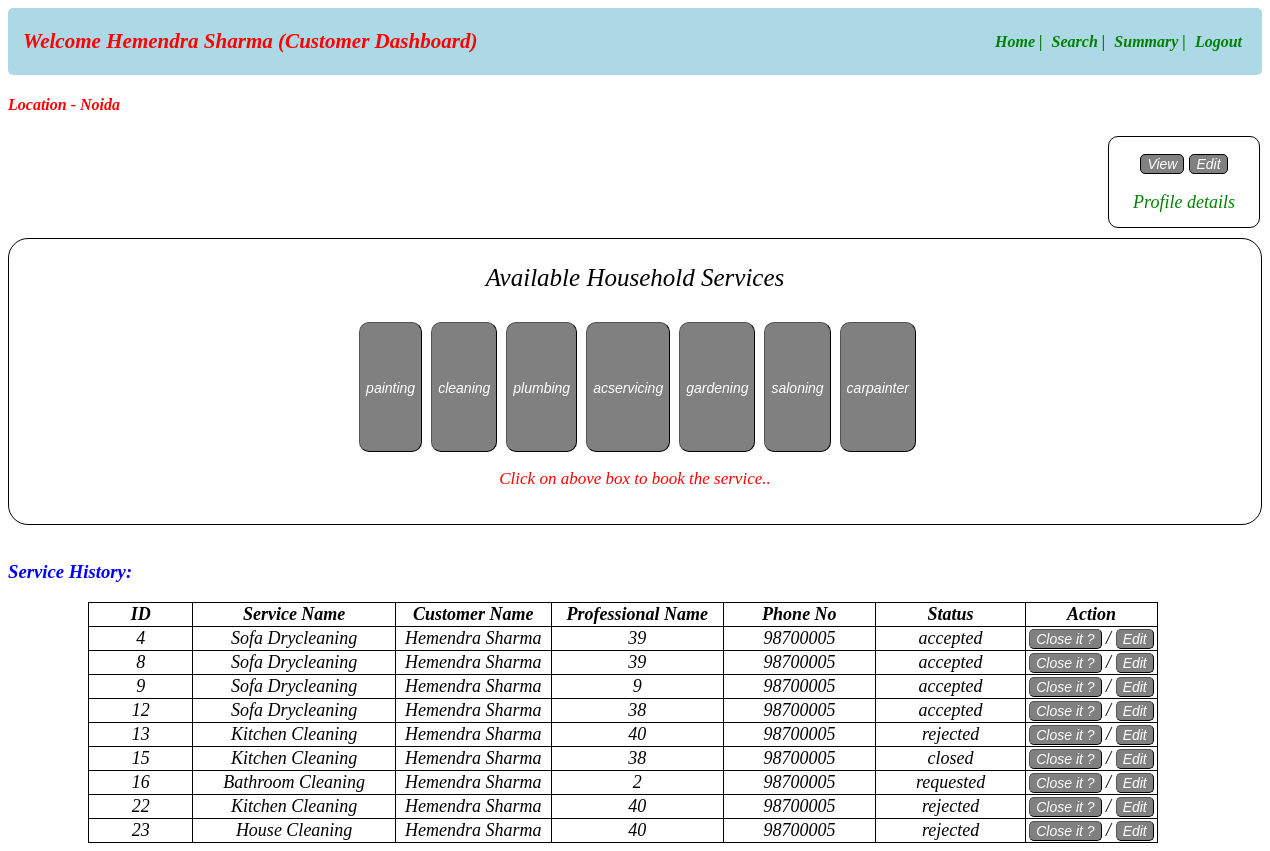
/customerdashboard/2, run on the app's committed database.
### app.py (models this page shows)
class User_Info(db.Model):
    __tablename__="user_info"
    id=db.Column(db.Integer,primary_key=True)
    email=db.Column(db.String,nullable=False)
    full_name=db.Column(db.String,nullable=False)
    user_name=db.Column(db.String,unique=True,nullable=False)
    service_name=db.Column(db.String,nullable=False)
    experience=db.Column(db.Integer,nullable=False)
    pwd=db.Column(db.String,nullable=False)
    add=db.Column(db.String,nullable=True)
    pincode=db.Column(db.String,nullable=False)
    role=db.Column(db.Integer,nullable=False,default=1)
    status=db.Column(db.String,unique=True)
    location=db.Column(db.String,nullable=False)
    reviews=db.Column(db.String,nullable=False)
    phone_number=db.Column(db.Integer,nullable=False)

class Customer_Service_Request(db.Model):
    __tablename__="customer_service_request"
    id=db.Column(db.Integer,primary_key=True)
    service_id=db.Column(db.Integer,db.ForeignKey(Service_Info.id),nullable=False)
    customer_id=db.Column(db.Integer,db.ForeignKey(User_Info.id),nullable=False)
    professional_id=db.Column(db.Integer,db.ForeignKey(User_Info.id),nullable=False)
    date_of_request=db.Column(db.String,nullable=False)
    date_of_completion=db.Column(db.String,nullable=False)
    service_status=db.Column(db.String,nullable=False)
    remarks=db.Column(db.String)
    location=db.Column(db.String,nullable=False)
    ratings=db.Column(db.String,nullable=False)

class Service_Info(db.Model):
    __tablename__="service_info"
    id=db.Column(db.Integer,primary_key=True)
    servicename=db.Column(db.String,nullable=False)
    description=db.Column(db.String,nullable=False)
    baseprice=db.Column(db.Integer,nullable=False)
    time_required=db.Column(db.String,nullable=False)
    service_type=db.Column(db.String,nullable=False)
    city=db.Column(db.String,nullable=False)

### app.py (the view)
@app.route("/customerdashboard/<int:id>")
def customer_dashboard1(id):
    service=db.session.query(Service_Info).with_entities(Service_Info.service_type).filter().distinct().all()
    servname=Service_Info.query.all()
    customer_service_request=Customer_Service_Request.query.all()
    user=User_Info.query.filter_by(id=id).first()
    customer_location=user.location
    return render_template("customer_dashboard.html",service=service,servname=servname,customer_id=id,customer_service_request=customer_service_request,name=user.full_name,customer_location=customer_location,customer_name=user.full_name)

### templates/customer_dashboard.html (shortened to what this page needs)
<!DOCTYPE html>
<html lang="en">
<head>
</head>
<body>
    <div id="header">
        <nav class="navbar">
            <div class="navdiv">
                <div class="logo"><h3>Welcome {{name}} (Customer Dashboard)</h3></div>
                <ul>
                    <li><a href="#">Home |</a></li>
                    <li><a href="/customersearch/{{customer_id}}">Search |</a></li>
                    <li><a href="/customersummary/{{customer_id}}">Summary |</a></li>
                    <li><a href="/login">Logout</a></li>
                </ul>
            </div>
        </nav>
    </div>
    <div id="main">
        <h4 style="font-style:italic;color:red" >Location - {{customer_location}}</h4>
        <div id="profile">
            <button id="btn" style="margin-top:17px;"><a style="color:white;" href="/viewcustomerprofile/{{customer_id}}">View</a></button>
            <button id="btn"><a style="color:white;"href="/viewcustomerprofile/{{customer_id}}/edit">Edit</a></button>
            <p style="color:green;font-size:18px;">Profile details</p>
        </div>
        <div class="div1">
            <p style="color:black;font-size:25px;">Available Household Services</p>
            <div id="div2">
                {% for entry in service %}
                <button class="button"><a href="/{{entry.service_type}}/{{customer_id}}" >{{entry.service_type}}</a></button>
                {% endfor %}
            </div>
            <p style="font-size:17px;">Click on above box to book the service..</p>
            <br>
        </div>
        <div class="table">
            <br>
            <h3 style="font-style:italic;color:blue">Service History: </h3>
            <table>
                <thead id="th">
                    <tr>
                        <th>ID</th>
                        <th style="width:1500px;">Service Name</th>
                        <th>Customer Name </th>
                        <th>Professional Name</th>
                        <th>Phone No</th>
                        <th>Status</th>
                        <th>Action</th>
                    </tr>
                </thead>
                <tbody>
                    {% for entry in customer_service_request %}
                    {% if entry.customer_id == customer_id %}
                    {% for ser in servname %}
                    {% if ser.id==entry.service_id %}
                    <tr>
                        <td>{{entry.id}}</td>
                        <td style="width:1500px;">{{ser.servicename}}</td>
                        <td>{{customer_name}}</td>
                        <td>{{entry.professional_id}}</td>
                        <td>98700005</td>
                        <td>{{entry.service_status}}</td>
                        <td><button class="btn1"><a class="a1" href="/customercloseservice/{{entry.id}}/{{customer_id}}">Close it ?</a></button> / <button class="btn1"><a class="a1" href="/customereditservice/{{entry.id}}/{{customer_id}}">Edit</a></button></td>
                    </tr>
                    {% endif %}
                    {% endfor %}
                    {% endif %}
                    {% endfor %}
                </tbody>
            </table>
        </div>
    </div>
</body>
</html>

### templates/customer_dashboard.html (style rules this page uses)
* { text-decoration: none; }
.navbar { background-color: lightblue; padding-right: 15px; padding-left: 15px; border-radius: 5px; }
ul li { vertical-align: middle; }
.navdiv { display:flex; align-items: center; justify-content: space-between; }
.logo { font-size: 18px; color: red; font-style: italic; }
li { list-style: none; display: inline; }
li a { color: green; font-size: 16px; font-style: italic; margin-right: 5px; font-weight: bold; }
.div1 { border: 1px solid black; border-radius: 20px; background-color: white; margin-top: 30px; text-align: center; margin-left: auto; margin-top: 10px; width:auto; height: auto; }
p { text-align: center; font-size: 25px; font-style: italic; color: red; }
.button { transition-duration: 0.4s; margin-top: 5px; margin-left: 5px; padding: 1px 6px; border: 1px outset buttonborder; border-radius: 10px; height: 130px; color: white; background-color: gray; text-decoration: none; font-size:20px; }
.btn1 { background:gray; border: 1px outset buttonborder; border-radius: 5px; color:white; height:20px; }
a { font-style: italic; color: white; font-size: 14px; }
table, th, td { text-align: center; font-style: italic; width:1070px; margin-left: 80px; border-radius: 20px; border: 1px solid black; border-collapse: collapse ; font-size: 18px; }
#profile { border:1px solid black; border-radius: 10px; width:150px; height:90px; margin-top:10px; margin-left:1100px; font-style: italic; font-size: 20px; text-align:center; }
#btn { background:grey; border:1px solid black; border-radius:5px; color:white; }

### data on the page
User_Info: full_name "Hemendra Sharma", location "Noida"
Customer_Service_Request: id "4", professional_id "39", service_status "accepted"
Service_Info: servicename "Sofa Drycleaning"
Customer_Service_Request: id "8", professional_id "39", service_status "accepted"
Customer_Service_Request: id "9", professional_id "9", service_status "accepted"
Customer_Service_Request: id "12", professional_id "38", service_status "accepted"
Customer_Service_Request: id "13", professional_id "40", service_status "rejected"
Service_Info: servicename "Kitchen Cleaning"
Customer_Service_Request: id "15", professional_id "38", service_status "closed"
Customer_Service_Request: id "16", professional_id "2", service_status "requested"
Service_Info: servicename "Bathroom Cleaning"
Customer_Service_Request: id "22", professional_id "40", service_status "rejected"
Customer_Service_Request: id "23", professional_id "40", service_status "rejected"
Service_Info: servicename "House Cleaning"

### other printed values
{{ entry.service_type }} "painting" "cleaning" "plumbing" "acservicing" "gardening" "saloning" "carpainter"
